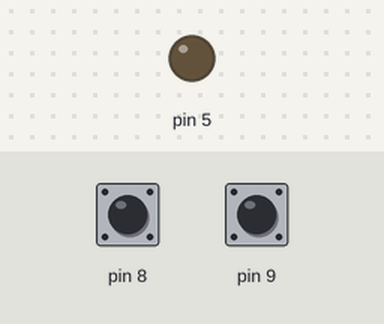
Recording of a sketch running on a simulated Arduino Uno, built with avr-gcc and run on an emulated ATmega328P. On the bench: output pins drawn as LEDs (lit = HIGH). The test bench sets the inputs (shaded band); at power-on: pin 9 HIGH, pin 8 HIGH.

Above: at 1.2 s.
1.3 s: pin 9 pulled LOW for 0.15 s
At 1.7 s:
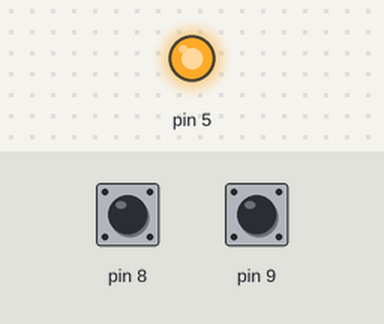
2.9 s: pin 8 pulled LOW for 0.15 s
At 4.1 s:
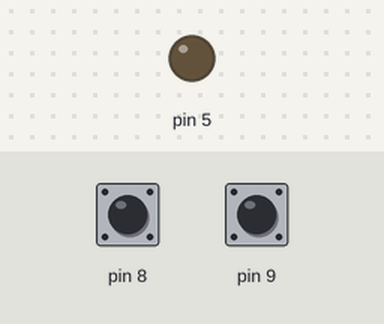
4.5 s: pin 9 pulled LOW for 1 s
At 5.4 s:
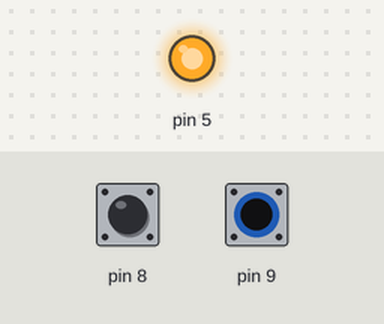
7.0 s: pin 8 driven LOW and pin 9 driven LOW
At 7.5 s:
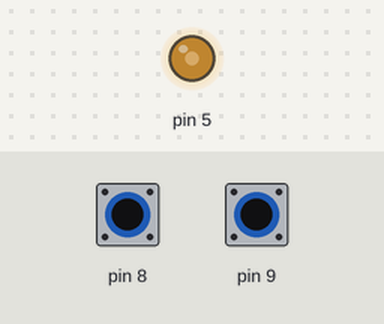
8.5 s: pin 8 driven HIGH
At 9.4 s:
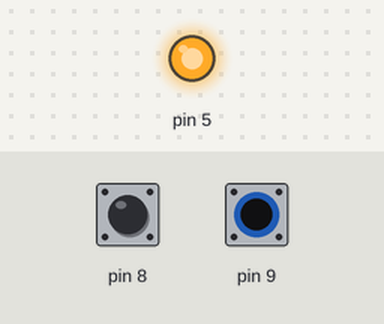
Timing chart, 0 to 11.0 s (numbered marks = the images above; inputs shaded):
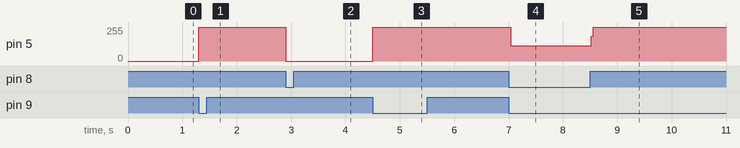

Measured:
- after the input at 1.3 s, pin 5: 0/255 → 255/255 at once
- after the input at 2.9 s, pin 5: 255/255 → 0/255 at once
- after the input at 4.5 s, pin 5: 0/255 → 255/255 at once
- after the input at 7.0 s, pin 5: 255/255 → 113/255 at once
- after the input at 8.5 s, pin 5: 113/255 → 255/255 at once

The sketch:

05-Digital_inputs.ino
```cpp
// (licence header left out)
const int buttonApin(9);
const int buttonBpin(8);
const int ledPin(5);

void setup()
{
    pinMode(buttonApin, INPUT_PULLUP);
    pinMode(buttonBpin, INPUT_PULLUP);
    pinMode(ledPin, OUTPUT);
}

void loop()
{
    if (digitalRead(buttonApin) == LOW)
    {
        digitalWrite(ledPin, HIGH);
    }
    if (digitalRead(buttonBpin) == LOW)
    {
        digitalWrite(ledPin, LOW);
    }
}
```
